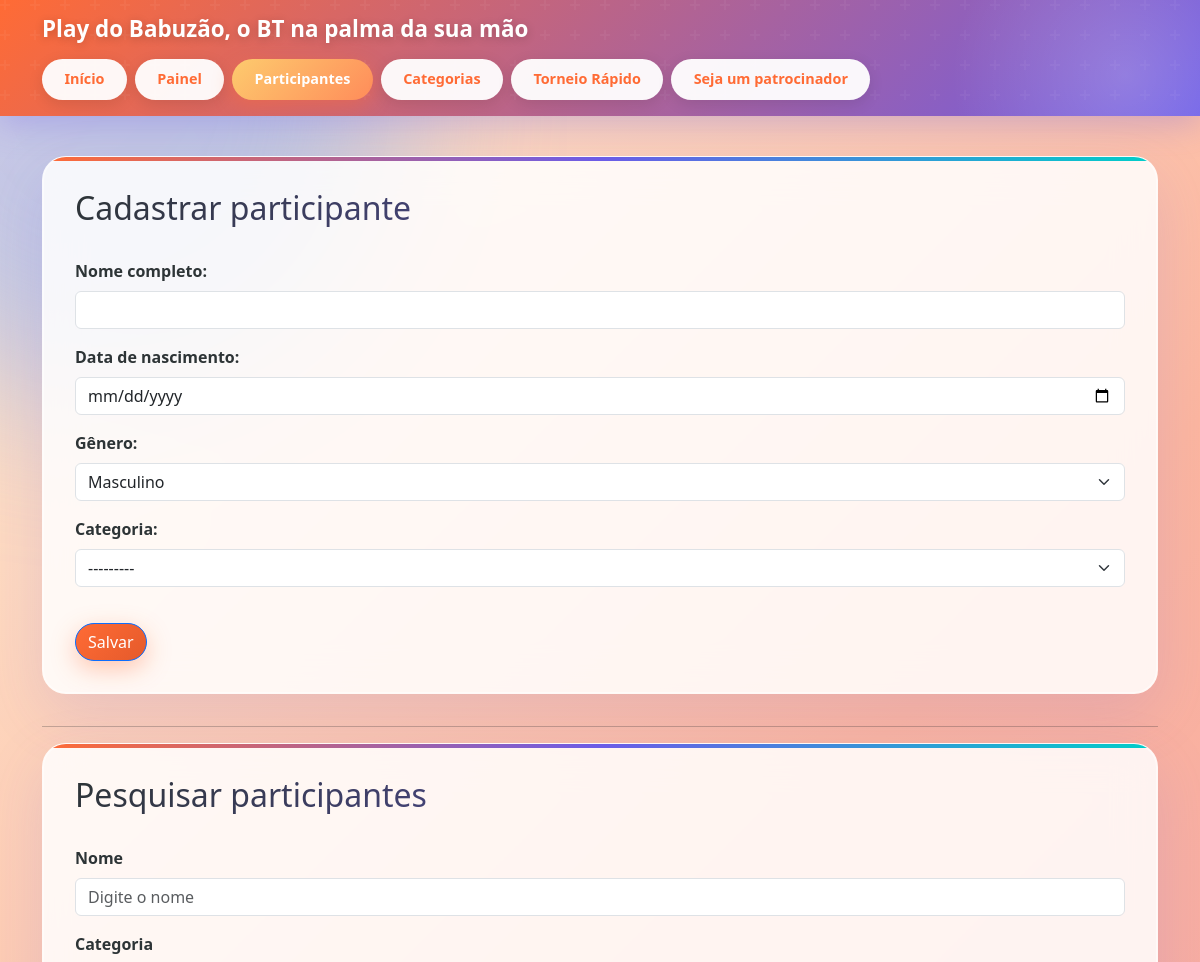
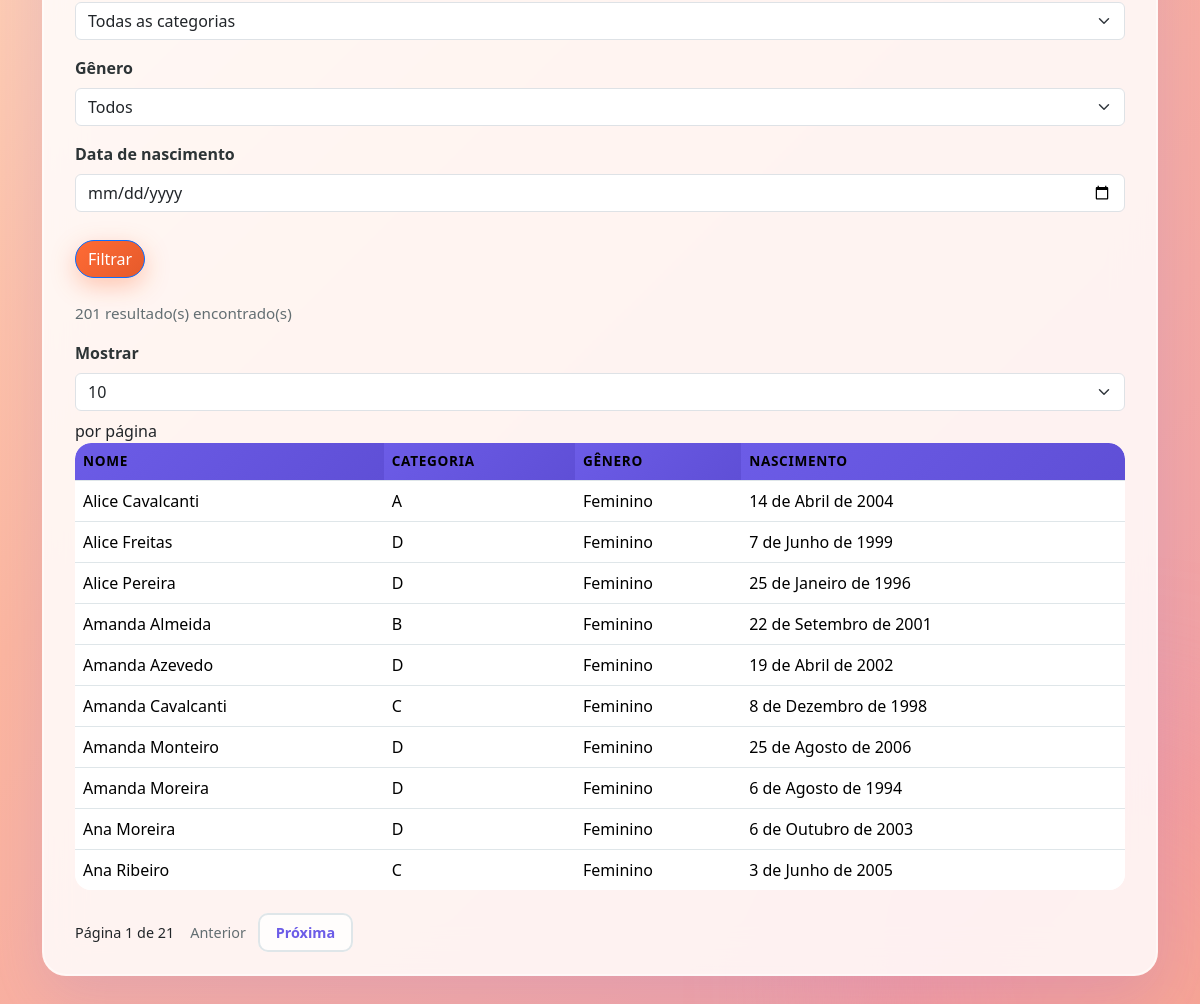
Screenshot of /participantes/ with the database file from the repository (2 pictures, top to bottom).
### tournaments/models.py (models this page shows, shortened)
class Participant(models.Model):
	class Gender(models.TextChoices):
		MALE = "M", "Masculino"
		FEMALE = "F", "Feminino"
		MIXED = "X", "Mista (atua em duplas mistas)"
	full_name = models.CharField(max_length=120)
	birth_date = models.DateField()
	gender = models.CharField(max_length=1, choices=Gender.choices)
	category = models.ForeignKey(
		Category,
		on_delete=models.PROTECT,
		related_name="participants",
	)
	notes = models.TextField(blank=True)
	created_at = models.DateTimeField(auto_now_add=True)
	class Meta:
		ordering = ("full_name",)

class Category(models.Model):
	name = models.CharField(max_length=60, unique=True)
	description = models.TextField(blank=True)
	is_default = models.BooleanField(
		default=False,
		help_text="Marca as categorias oficiais (A, B, C, D) criadas pelo sistema.",
	)
	created_at = models.DateTimeField(auto_now_add=True)
	class Meta:
		ordering = ("name",)
	def __str__(self) -> str:  # pragma: no cover - readable repr only
		return self.name

### tournaments/views.py (the view, shortened to what this page needs)
# urls.py: path("participantes/", views.participant_list_create, name="participant_list"),
def participant_list_create(request):
	participants = Participant.objects.select_related("category").order_by("full_name")
	name_query = request.GET.get("name", "").strip()
	category_filter = request.GET.get("category", "").strip()
	gender_filter = request.GET.get("gender", "").strip().upper()
	birth_date_query = request.GET.get("birth_date", "").strip()
	birth_date_value = _parse_search_date(birth_date_query) if birth_date_query else None
	has_filters = any([name_query, category_filter, gender_filter, birth_date_query])
	category_id: int | None = None
	if category_filter:
		try:
			category_id = int(category_filter)
		except (TypeError, ValueError):
			category_id = None
	if name_query:
		participants = participants.filter(full_name__icontains=name_query)
	if category_id:
		participants = participants.filter(category_id=category_id)
	if gender_filter in {Participant.Gender.MALE, Participant.Gender.FEMALE}:
		participants = participants.filter(gender=gender_filter)
	page_size_options = [10, 20, 30, 50]
	try:
		page_size = int(request.GET.get("page_size", page_size_options[0]))
		if page_size not in page_size_options:
			raise ValueError
	except (TypeError, ValueError):
		page_size = page_size_options[0]
	paginator = Paginator(participants, page_size)
	page_number = request.GET.get("page")
	page_obj = paginator.get_page(page_number)
	participants = page_obj.object_list
	query_params = request.GET.copy()
	if "page" in query_params:
		query_params.pop("page")
	base_querystring = query_params.urlencode()
	form = ParticipantForm(request.POST or None)
	if request.method == "POST" and form.is_valid():
		form.save()
		messages.success(request, "Participante cadastrado.")
		return redirect("tournaments:participant_list")
	categories = Category.objects.order_by("name")
	return render(
		request,
		"tournaments/participant_list.html",
		{
			"participants": participants,
			"form": form,
			"name_query": name_query,
			"category_filter": category_filter,
			"gender_filter": gender_filter,
			"birth_date_query": birth_date_query,
			"page_obj": page_obj,
			"paginator": paginator,
			"page_size": page_size,
			"page_size_options": page_size_options,
			"total_results": paginator.count,
			"base_querystring": base_querystring,
			"categories": categories,
			"gender_choices": [
				(Participant.Gender.MALE, "Masculino"),
				(Participant.Gender.FEMALE, "Feminino"),
			],
			"has_filters": has_filters,
		},
	)

### tournaments/forms.py
class ParticipantForm(forms.ModelForm):
    class Meta:
        model = Participant
        fields = ["full_name", "birth_date", "gender", "category"]
        labels = {
            "full_name": "Nome completo",
            "birth_date": "Data de nascimento",
            "gender": "Gênero",
            "category": "Categoria",
        }
        widgets = {
            "birth_date": forms.DateInput(attrs={"type": "date"}),
        }
    def __init__(self, *args, **kwargs):
        super().__init__(*args, **kwargs)
        self.fields["gender"].choices = [
            (Participant.Gender.MALE, "Masculino"),
            (Participant.Gender.FEMALE, "Feminino"),
        ]
        self.fields["category"].queryset = Category.objects.filter(is_default=True).order_by("name")

### tournaments/templates/tournaments/participant_list.html (shortened to what this page needs)
{% extends "base.html" %}
{% block content %}
<section class="card">
    <h2>Cadastrar participante</h2>
    <form method="post">
        {{ form.as_p }}
        <button type="submit">Salvar</button>
    </form>
</section>
<hr class="section-divider">
<section class="card">
    <h2>Pesquisar participantes</h2>
    <form method="get" class="search-form">
        <div class="search-grid">
            <div class="form-field">
                <label for="filter-name">Nome</label>
                <input id="filter-name" type="text" name="name" placeholder="Digite o nome" value="{{ name_query }}">
            </div>
            <div class="form-field">
                <label for="filter-category">Categoria</label>
                <select id="filter-category" name="category">
                    <option value="">Todas as categorias</option>
                </select>
            </div>
            <div class="form-field">
                <label for="filter-gender">Gênero</label>
                <select id="filter-gender" name="gender">
                    <option value="">Todos</option>
                </select>
            </div>
            <div class="form-field">
                <label for="filter-birth-date">Data de nascimento</label>
                <input id="filter-birth-date" type="date" name="birth_date" value="{{ birth_date_query }}">
            </div>
        </div>
        <div class="search-form__controls">
            <button type="submit">Filtrar</button>
        </div>
    </form>
    <div class="list-toolbar">
        <p class="muted-text">{{ total_results }} resultado(s) encontrado(s)</p>
        <form method="get" class="page-size-form">
            <label for="page-size">Mostrar</label>
            <select id="page-size" name="page_size" onchange="this.form.submit()">
                {% for option in page_size_options %}
                    <option value="{{ option }}" {% if option == page_size %}selected{% endif %}>{{ option }}</option>
                {% endfor %}
            </select>
            <span>por página</span>
        </form>
    </div>
    <div class="table-wrapper">
        <table>
            <thead>
                <tr>
                    <th>Nome</th>
                    <th>Categoria</th>
                    <th>Gênero</th>
                    <th>Nascimento</th>
                </tr>
            </thead>
            <tbody>
                {% for participant in participants %}
                    <tr>
                        <td>{{ participant.full_name }}</td>
                        <td>{{ participant.category.name }}</td>
                        <td>{{ participant.get_gender_display }}</td>
                        <td>{{ participant.birth_date }}</td>
                    </tr>
                {% empty %}
                    <tr><td colspan="4">Cadastre os participantes para começar.</td></tr>
                {% endfor %}
            </tbody>
        </table>
    </div>
    {% if page_obj.paginator.num_pages > 1 %}
        <div class="pagination">
            <div class="pagination__summary">
                Página {{ page_obj.number }} de {{ page_obj.paginator.num_pages }}
            </div>
            <div class="pagination__controls">
                {% if page_obj.has_previous %}
                    <a href="?page={{ page_obj.previous_page_number }}{% if base_querystring %}&{{ base_querystring }}{% endif %}">Anterior</a>
                {% else %}
                    <span class="disabled">Anterior</span>
                {% endif %}
                {% if page_obj.has_next %}
                    <a href="?page={{ page_obj.next_page_number }}{% if base_querystring %}&{{ base_querystring }}{% endif %}">Próxima</a>
                {% else %}
                    <span class="disabled">Próxima</span>
                {% endif %}
            </div>
        </div>
    {% endif %}
</section>
{% endblock %}

### tournaments/templates/base.html (style rules this page uses)
:root { --bt-primary: #ff6b35; --bt-primary-light: #ff8c5a; --bt-primary-dark: #e55a2b; --bt-secondary: #6c5ce7; --bt-accent: #00cec9; --bt-accent-alt: #fdcb6e; --bt-success: #00b894; --bt-danger: #e17055; --bt-dark: #2d3436; --bt-muted: #636e72; --bt-light: #dfe6e9; --bt-bg-gradient: linear-gradient(135deg, #ffecd2 0%, #fcb69f 50%, #ee9ca7 100%); --bt-card-glass: rgba(255, 255, 255, 0.85); --bt-shadow-color: rgba(108, 92, 231, 0.15); --bt-glow: 0 0 40px rgba(255, 107, 53, 0.3); font-family: 'Poppins', 'Segoe UI', Arial, sans-serif; color: var(--bt-dark); line-height: 1.6; }
* { box-sizing: border-box; }
body { margin: 0; min-height: 100vh; background: var(--bt-bg-gradient); background-attachment: fixed; position: relative; overflow-x: hidden; }
body::before, body::after { content: ""; position: fixed; border-radius: 50%; filter: blur(80px); opacity: 0.5; z-index: -1; animation: blobFloat 20s ease-in-out infinite; }
body::before { width: 600px; height: 600px; background: linear-gradient(135deg, #a29bfe, #74b9ff); top: -200px; left: -200px; }
body::after { width: 500px; height: 500px; background: linear-gradient(135deg, #fd79a8, #fdcb6e); bottom: -150px; right: -150px; animation-delay: -10s; }
.card { background: var(--bt-card-glass); backdrop-filter: blur(20px); -webkit-backdrop-filter: blur(20px); border-radius: 24px; padding: 2rem; margin-bottom: 2rem; box-shadow: 0 20px 60px var(--bt-shadow-color), 0 0 0 1px rgba(255, 255, 255, 0.5) inset; border: 1px solid rgba(255, 255, 255, 0.3); transition: transform 0.3s ease, box-shadow 0.3s ease; position: relative; overflow: hidden; }
.card::before { content: ""; position: absolute; top: 0; left: 0; right: 0; height: 4px; background: linear-gradient(90deg, var(--bt-primary), var(--bt-secondary), var(--bt-accent)); border-radius: 24px 24px 0 0; }
.card h2, .card h3, .card h4 { margin-top: 0; margin-bottom: 1rem; background: linear-gradient(135deg, var(--bt-dark), var(--bt-secondary)); -webkit-background-clip: text; -webkit-text-fill-color: transparent; background-clip: text; }
form label { display: block; margin-top: 1rem; font-weight: 600; color: var(--bt-dark); }
input, select, textarea { width: 100%; padding: 0.85rem 1rem; border: 2px solid var(--bt-light); border-radius: 12px; margin-top: 0.4rem; font-family: inherit; font-size: 1rem; transition: all 0.3s ease; background: rgba(255, 255, 255, 0.9); }
button, .btn-secondary { display: inline-flex; align-items: center; justify-content: center; font-weight: 600; font-size: 1rem; border-radius: 50px; padding: 0.8rem 2rem; border: none; cursor: pointer; transition: all 0.3s cubic-bezier(0.4, 0, 0.2, 1); text-decoration: none; position: relative; overflow: hidden; }
button { background: linear-gradient(135deg, var(--bt-primary), var(--bt-primary-dark)); color: white; margin-top: 1.25rem; box-shadow: 0 8px 25px rgba(255, 107, 53, 0.35); }
button::before { content: ""; position: absolute; top: 0; left: -100%; width: 100%; height: 100%; background: linear-gradient(90deg, transparent, rgba(255,255,255,0.3), transparent); transition: left 0.5s; }
.search-form { margin-bottom: 1.5rem; }
.search-form__controls { display: flex; flex-wrap: wrap; gap: 0.75rem; align-items: center; }
.muted-text { color: var(--bt-muted); font-size: 0.95rem; margin-bottom: 0.5rem; }
.pagination { margin-top: 1rem; display: flex; gap: 0.5rem; flex-wrap: wrap; align-items: center; font-size: 0.9rem; }
.pagination a { padding: 0.5rem 1rem; border: 2px solid var(--bt-light); border-radius: 10px; text-decoration: none; color: var(--bt-secondary); font-weight: 600; transition: all 0.2s ease; background: rgba(255,255,255,0.8); }
.pagination span { color: var(--bt-muted); padding: 0.5rem; }
.table-wrapper { width: 100%; overflow-x: auto; border-radius: 16px; }
table { width: 100%; border-collapse: separate; border-spacing: 0; min-width: 620px; background: rgba(255,255,255,0.9); border-radius: 16px; overflow: hidden; }
th, td { padding: 1rem; border-bottom: 1px solid var(--bt-light); text-align: left; }
th { background: linear-gradient(135deg, var(--bt-secondary), #5f4fd6); color: white; font-size: 0.85rem; text-transform: uppercase; letter-spacing: 0.05em; font-weight: 600; }
tr:last-child td { border-bottom: none; }
tbody tr { transition: all 0.2s ease; }

### rows the page displays
Participant: full_name "Alice Cavalcanti", category.name "A", gender "Feminino", birth_date "14 de Abril de 2004"
Participant: full_name "Alice Freitas", category.name "D", gender "Feminino", birth_date "7 de Junho de 1999"
Participant: full_name "Alice Pereira", category.name "D", gender "Feminino", birth_date "25 de Janeiro de 1996"
Participant: full_name "Amanda Almeida", category.name "B", gender "Feminino", birth_date "22 de Setembro de 2001"
Participant: full_name "Amanda Azevedo", category.name "D", gender "Feminino", birth_date "19 de Abril de 2002"
Participant: full_name "Amanda Cavalcanti", category.name "C", gender "Feminino", birth_date "8 de Dezembro de 1998"
Participant: full_name "Amanda Monteiro", category.name "D", gender "Feminino", birth_date "25 de Agosto de 2006"
Participant: full_name "Amanda Moreira", category.name "D", gender "Feminino", birth_date "6 de Agosto de 1994"
Participant: full_name "Ana Moreira", category.name "D", gender "Feminino", birth_date "6 de Outubro de 2003"
Participant: full_name "Ana Ribeiro", category.name "C", gender "Feminino", birth_date "3 de Junho de 2005"

### other values shown
{{ total_results }} "201"
{{ page_obj.number }} "1"
{{ page_obj.paginator.num_pages }} "21"
form field page_size "10"
